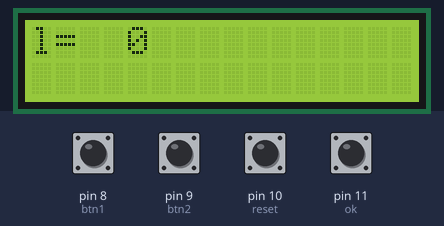
A sketch run on a simulated Arduino Uno, built with avr-gcc and run on an emulated ATmega328P. Shown: 16×2 character LCD. The inputs (shaded band) are chosen by the test bench; at power-on: pin 8 (btn1), pin 9 (btn2), pin 10 (reset), pin 11 (ok) HIGH.

Above: at 2.2 s.
2.3 s: pin 11 (ok) pulled LOW for 1 s
At 4.9 s:
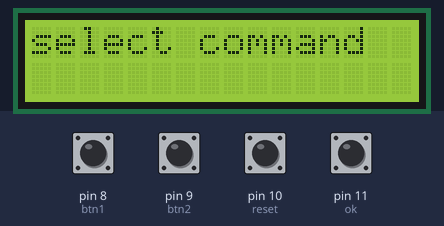
5.5 s: pin 8 (btn1) pulled LOW for 0.15 s
At 6.3 s:
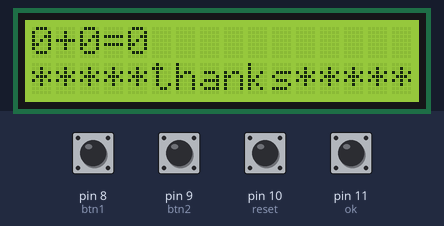
8.6 s: pin 11 (ok) pulled LOW for 0.15 s
At 10.0 s:
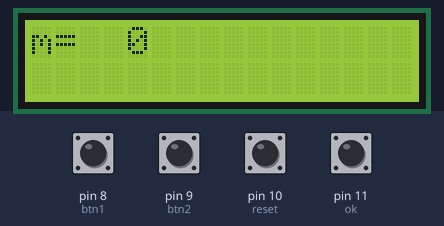
10.4 s: pin 9 (btn2) pulled LOW for 1 s
At 12.1 s:
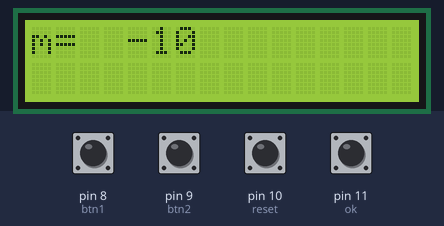
12.9 s: pin 10 (reset) pulled LOW for 0.15 s
At 13.8 s:
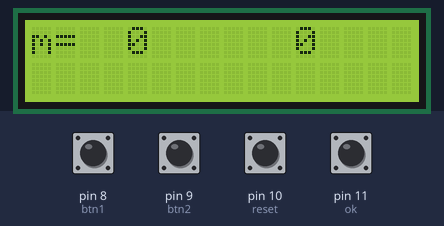
14.5 s: pin 8 (btn1) pulled LOW for 1 s
At 14.65 s:
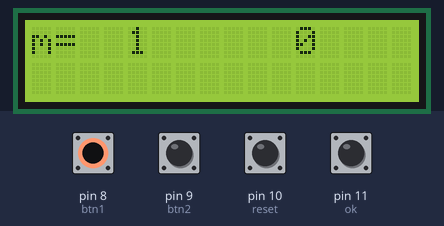
Timing chart, 0 to 17.5 s (numbered marks = the images above; inputs shaded):
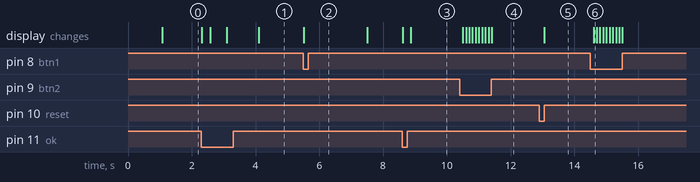

Measured:
- after the input at 2.3 s, the display: first changes at once (image 1 shows a later state)
- after the input at 5.5 s, the display: changes at once (image 2)
- after the input at 8.6 s, the display: first changes at once (image 3 shows a later state)
- after the input at 10.4 s, the display: first changes after 0.10 s (image 4 shows a later state)
- after the input at 12.9 s, the display: changes after 0.15 s (image 5)
- after the input at 14.5 s, the display: changes after 0.10 s (image 6)

The sketch:

calculator.ino
```cpp
#include<LiquidCrystal.h>

LiquidCrystal lcd(7,6,5,4,3,2);
int l=0,m=0,a,b,c;
float d,k,j;
int btn1=8;
int btn2=9;
int reset=10;
int ok=11;
int flag=0;
int flag2=0;
int flag3=0;
void first()
{
   lcd.setCursor(0,0);
   lcd.print("l=");
   lcd.setCursor(4,0);
   lcd.print(l);
  if(digitalRead(btn1)==0)
  {
    l=l+1;
    delay(100);
  }
  if(digitalRead(btn2)==0)
  {
    l=l-1;
    delay(100);
  }
  if(digitalRead(reset)==0)
  {
    lcd.clear();
    lcd.setCursor(0,0);
    lcd.print("l=");
    lcd.setCursor(4,0);
    l=0;
    lcd.print(l);
  }
  if(digitalRead(ok)==0)
  {
   flag=1;
   lcd.clear();
   delay(250);
  }
  if (l>9)
  l=0;
}
void second()
{
   lcd.setCursor(0,0);
   lcd.print("m=");
   lcd.setCursor(4,0);
   lcd.print(m);
  if(digitalRead(btn1)==0)
  {
    m=m+1;
    delay(100);
  }
  if(digitalRead(btn2)==0)
  {
    m=m-1;
    delay(100);
  }
  if(digitalRead(reset)==0)
  {
    lcd.clear();
    lcd.setCursor(0,0);
    lcd.print("m=");
    lcd.setCursor(11,0);
    m=0;
    lcd.print(m);
  }
  if(digitalRead(ok)==0)
  {
    lcd.clear();
    flag2=1;
  }
  if (m>9)
  m=0;
}
 void calculate()
 {

    lcd.clear();
    lcd.setCursor(0,0);
    lcd.print("1 for add");
    lcd.setCursor(0,1);
    lcd.print("2 for subtract");
    delay(500);
    lcd.clear();
    lcd.setCursor(0,0);
    lcd.print("3 for multiply");
    lcd.setCursor(0,1);
    lcd.print("4 for divide");
    delay(1000);
    lcd.clear();
    lcd.setCursor(0,0);
    lcd.print("select command");
    delay(500);
    while(flag3==0)
    {
    if(digitalRead(btn1)==0)
     {
      a=l+m;
      lcd.clear();
      lcd.setCursor(0,0);
      lcd.print(l);
      lcd.print("+");
      lcd.print(m);
      lcd.print("=");
      lcd.print(a);
      lcd.setCursor(0,1);
      lcd.print("*****thanks*****");
      delay(2000);
     flag3=1;
     }
    if(digitalRead(btn2)==0)
      {
       b=l-m;
       lcd.clear();
       lcd.setCursor(0,0);
       lcd.print(l);
       lcd.print("-");
       lcd.print(m);
       lcd.print("=");
       lcd.print(b);
       lcd.setCursor(0,1);
       lcd.print("*****thanks*****");
       delay(2000);
       flag3=1;
      }
    if(digitalRead(reset)==0)
      {
       c=l*m;
       lcd.clear();
       lcd.setCursor(0,0);
       lcd.print(l);
       lcd.print("*");
       lcd.print(m);
       lcd.print("=");
       lcd.print(c);
       lcd.setCursor(0,1);
       lcd.print("*****thanks*****");
       delay(2000);
       flag3=1;
      }
    if(digitalRead(ok)==0)
     {
      k=l;
      j=m;
      d=k/j;
      lcd.clear();
      lcd.setCursor(0,0);
      lcd.print(l);
      lcd.print("/");
      lcd.print(m);
      lcd.print("=");
      lcd.print(d);
      lcd.setCursor(0,1);
      lcd.print("*****thanks*****");
      delay(2000);
      flag3=1;
      }
    }
}
void setup()
{
  lcd.begin(16,2);
  lcd.setCursor(0,0);
  lcd.print("hello!!");
  delay(1000 );
  pinMode(btn1,INPUT);
  pinMode(btn2,INPUT);
  pinMode(reset,INPUT);
  pinMode(ok,INPUT);
  lcd.clear();
}

void loop()
{
x:
 lcd.clear();
 flag3=0;
 first();
 delay(10);
 if(flag==1)
 {
  flag=0;
  while(flag2==0)
  {
  second();
  }
  if(flag2==1)
  {
    flag2=0;
    lcd.clear();
    calculate();
  }
 }
}
```
